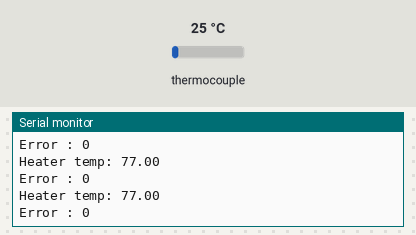
Simulated run of this sketch. Board: Arduino Uno, built with avr-gcc and run on an emulated ATmega328P. Parts: the last lines printed to the serial monitor. The test bench sets the inputs (shaded band); at power-on: thermocouple 25 °C.

Above: at 1.2 s.
1.3 s: thermocouple set to 6 °C
At 1.72 s:
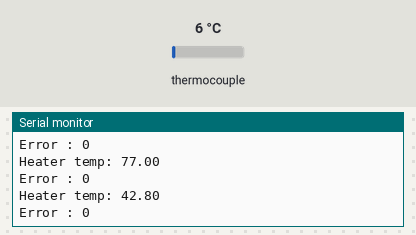
2.8 s: thermocouple set to 75 °C
At 3.22 s:
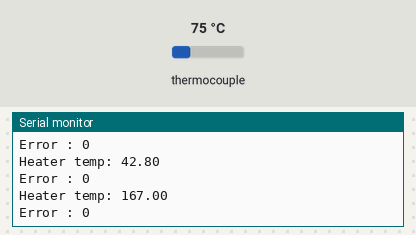
Timing chart, 0 to 5.8 s (numbered marks = the images above; inputs shaded):
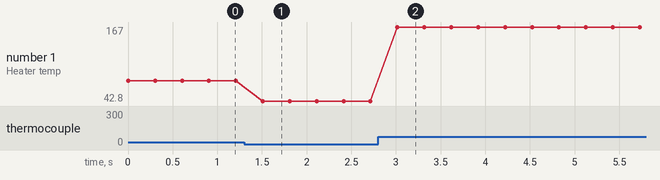

The sketch:

thermocoupleTest.ino
```cpp
#include <SPI.h>
#include "Adafruit_MAX31855.h"

#define thermocoupleCLK 28 //GREEN
#define thermocoupleDO 30 //BLUE
#define thermocoupleCS 29 //WHITE
Adafruit_MAX31855 thermocouple(thermocoupleCLK, thermocoupleCS, thermocoupleDO);

void setup()
{
    Serial.begin(115200);
    if (!thermocouple.begin()) {
        Serial.println("Setting up thermocouple");
        while (1) {
          delay(10);
          Serial.println("waiting");
        }
    }
    Serial.println("Thermcouple setup complete!");
    Serial.println((float)thermocouple.readFahrenheit(),2);
    Serial.print("Error : ");

    Serial.println(thermocouple.readError());
}

void loop()
{
    Serial.print("Heater temp: ");
    Serial.println((float)thermocouple.readFahrenheit(), 2);
    Serial.print("Error : ");
    Serial.println(thermocouple.readError());

    delay(300);
}
```

Measured:
- after the input at 1.3 s, the serial monitor: prints a new line after 0.21 s (image 1)
- after the input at 2.8 s, the serial monitor: prints a new line after 0.22 s (image 2)
- plotted number 1: 77 → 42.8 after the input at 1.3 s, 42.8 → 167 after the input at 2.8 s
